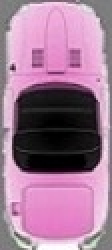
#> input picture car.jpg, 56 x 125 px, given in place of the camera (shown 2 times larger)
$ jupyter execute --allow-errors motiondetect.ipynb   (older library calls are emulated)
#> lines starting #> are read from the running program, lines starting #| are printed output that depends on the picture
#> further down, frame is the input picture: shape (125, 56, 3); mean B, G, R 147.6, 120.2, 159.7
#> `gray=cv2.cvtColor(frame,cv2.COLOR_BGR2GRAY)`:
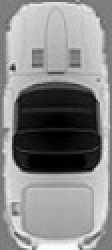
#> gray: shape (125, 56) (shown 2 times larger); min 0, max 254, mean 135.2
#> `gray=cv2.GaussianBlur(gray,(21,21),0)`:
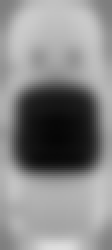
#> gray: shape (125, 56) (shown 2 times larger); min 6, max 222, mean 136
[cell 1]
import cv2

[cell 2]
import time

[cell 3]
firstfr= None

video=cv2.VideoCapture(0)

#> (the rest of this cell did not finish here and is left out)
